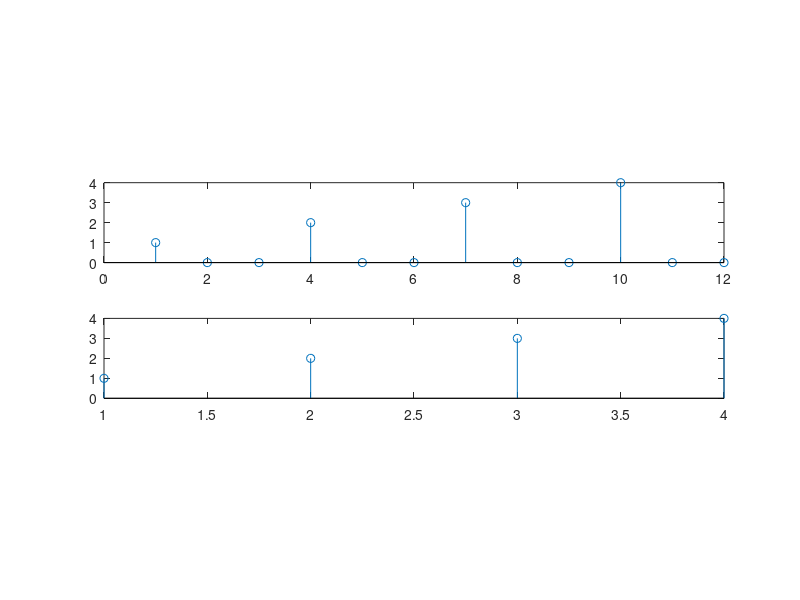

MATLAB code for this plot:
clc 
clear all 
x = [1 2 3 4]
y= upsample(x,3)
stem(x)
subplot(4,1,2)
stem(y)
c= downsample(y,3)
subplot(4,1,3)
stem(c)